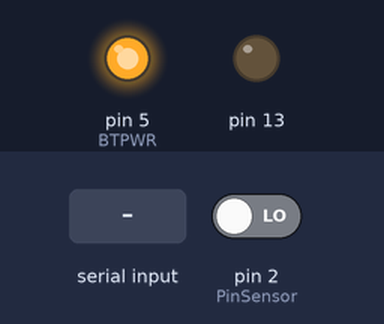
Recording of a sketch running on a simulated Arduino Uno, built with avr-gcc and run on an emulated ATmega328P. On the bench: output pins drawn as LEDs (lit = HIGH). The inputs (shaded band) are chosen by the test bench; at power-on: pin 2 (PinSensor) LOW. What the sketch prints to the serial monitor is not drawn.

Above: at 1.2 s.
1.3 s: "v" received over Serial
At 2.2 s:
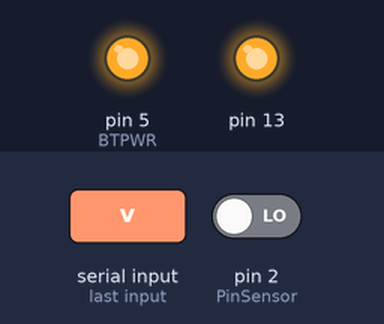
2.8 s: pin 2 (PinSensor) driven HIGH
5.8 s: "A" received over Serial
Timing chart, 0 to 8.8 s (numbered marks = the images above; inputs shaded):
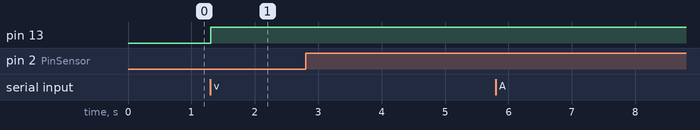

The sketch:

Espirometro.ino
```cpp
const int BTPWR = 5;
char entrada = 'f';
boolean inicio = false;

volatile int NumPulsos;
int PinSensor = 2;
float factor_conversion = 7.11;
float volumen_inhalado = 0, volumen_exhalado = 0, volumen_real = 0, volumen = 0, prev_volumen = 0, caudal_L_m = 0, prev_caudal_L_m = 0, frecuencia ;
String real, totalE, totalI;
long dt = 0;
long t0 = 0;
boolean exhale = true;

unsigned long previousMillis = 0;
unsigned long currentMillis = 0;
const long interval = 300000;


void setup() {
  Serial.begin(9600);

  pinMode(BTPWR, OUTPUT);
  digitalWrite(BTPWR, HIGH);

  pinMode(13, OUTPUT);
  digitalWrite(13, LOW);

  Serial.begin(9600);
  pinMode(PinSensor, INPUT);
  attachInterrupt(0, ContarPulsos, RISING);
  t0 = millis();
}

void loop() {

  volumen_inhalado = 0;
  volumen_exhalado = 0;
  volumen_real = 0;
  volumen = 0;

  while (inicio) {
    verificarInicio();
    espirometro();
    finalizar();
  }

  verificarInicio();

}

void verificarInicio()
{
  entrada = Serial.read();
  if (entrada == 'v' || entrada == 65)
  {
    previousMillis = millis();
    inicio = true;
    digitalWrite(13, HIGH);

  } else {
    Serial.print(';');
    Serial.print(" ");
  }
}

void espirometro() {
  frecuencia = ObtenerFrecuecia();
  caudal_L_m = frecuencia / factor_conversion;
  dt = millis() - t0;
  t0 = millis();
  volumen = (caudal_L_m / 60) * (dt / 1000);
  if (caudal_L_m == 0 and prev_caudal_L_m > 0) {
    if (exhale) {
      totalE = ";" + (String) volumen_exhalado, 3;
      enviarDatos(totalE);
      volumen_exhalado = 0;
    } else {
      totalI = ";" + (String) volumen_inhalado, 3;
      enviarDatos(totalI);
      volumen_inhalado = 0;
    }
    exhale = !exhale;

  }
  if (exhale) {
    volumen_real = volumen_real - volumen;
    volumen_exhalado = volumen_exhalado + volumen;
  } else {
    volumen_real = volumen_real + volumen;
    volumen_inhalado = volumen_inhalado + volumen;
  }

  real = ";R;" + (String) volumen_real, 3;
  enviarDatos(real);

  prev_caudal_L_m = caudal_L_m, 3;
}

void ContarPulsos ()
{
  NumPulsos++;
}

int ObtenerFrecuecia()
{
  int frecuencia;
  NumPulsos = 0;
  interrupts();
  delay(1000);
  noInterrupts();
  frecuencia = NumPulsos;
  return frecuencia;
}

void finalizar() {

  currentMillis = millis();

  if (currentMillis - previousMillis >= interval) {
    previousMillis = currentMillis;
    inicio = false;
    enviarDatos(";O;");
    digitalWrite(13, LOW);
  }
}

void enviarDatos(String cadena)
{
  Serial.print(cadena);
  delay(500);
}
```

Measured:
- after the input at 1.3 s, pin 13: LOW → HIGH at once
- after the input at 2.8 s, every drawn part: stays the same
- after the input at 5.8 s, every drawn part: stays the same
